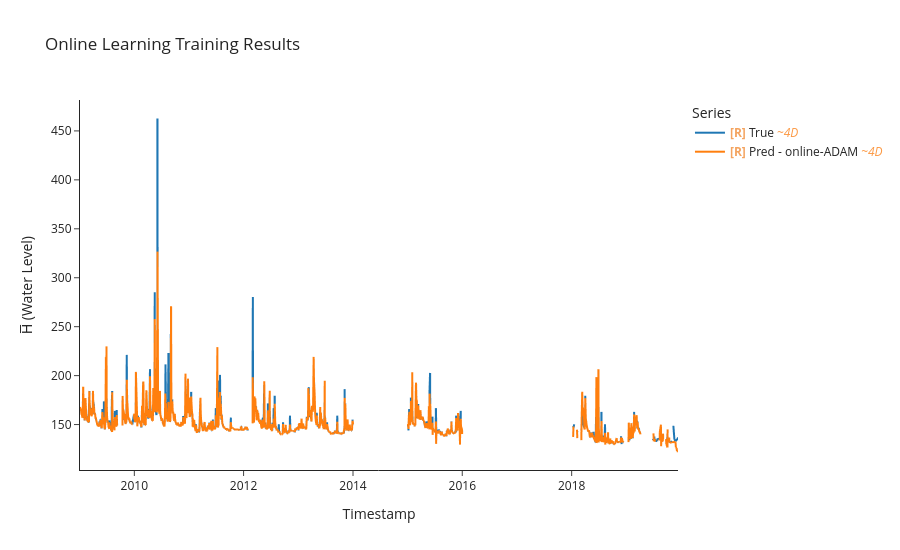

The notebook cell saved with this chart:
### Markdown cell above
## online training using Adam

### Code cell
model, optimizer, criterion = build_mlp(LOOKBACK*N_FEATURES, HORIZON)

y_true, y_pred, time_indices, cutom_adam_batch_losses = uf.train_model_online(model, optimizer,criterion,
                                                                              train_ds, train_df,
                                                                              LOOKBACK, HORIZON, BATCH_SIZE)
#training results
uf.calculate_metrics_and_plot({"online-ADAM": (y_true, y_pred, time_indices)}, 
                              plot_title="Online Learning Training Results",
                              export_metrics= True,
                              export_html= True,
                              export_file_name='results/training/Online Learning Training Results')

### Figure 1 — Plotly figure (JSON) as saved in the notebook; plotly's stock layout.template omitted (floating-point values rounded to 4 significant figures; data arrays with more than 128 entries replaced by an {"elided": "..."} marker saying what was removed)
{"data": [{"hovertemplate": "Legend=True<br>Timestamp=%{x}<br>H̅ (Water Level)=%{y}<extra></extra>", "legendgroup": "True", "line": {"color": "#1f77b4", "dash": "solid", "width": 2}, "marker": {"symbol": "circle"}, "mode": "lines", "name": "<b style=\"color:sandybrown\">[R]</b> True <i style=\"color:#fc9944\">~4D</i>", "showlegend": true, "type": "scattergl", "uid": "70694d9d-c5d3-4c68-8ec0-da917d2a0de9", "x": {"elided": "1011 str values"}, "xaxis": "x", "y": {"elided": "1011 float values"}, "yaxis": "y"}, {"hovertemplate": "Legend=Pred - online-ADAM<br>Timestamp=%{x}<br>H̅ (Water Level)=%{y}<extra></extra>", "legendgroup": "Pred - online-ADAM", "line": {"color": "#ff7f0e", "dash": "solid", "width": 2}, "marker": {"symbol": "circle"}, "mode": "lines", "name": "<b style=\"color:sandybrown\">[R]</b> Pred - online-ADAM <i style=\"color:#fc9944\">~4D</i>", "showlegend": true, "type": "scattergl", "uid": "7d946c58-74c3-4858-ad64-20d055493e3e", "x": {"elided": "1013 str values"}, "xaxis": "x", "y": {"elided": "1013 float values"}, "yaxis": "y"}], "layout": {"height": 550, "legend": {"title": {"text": "Series"}, "tracegroupgap": 0}, "title": {"text": "Online Learning Training Results"}, "xaxis": {"anchor": "y", "domain": [0, 1], "title": {"text": "Timestamp"}}, "yaxis": {"anchor": "x", "domain": [0, 1], "title": {"text": "H̅ (Water Level)"}}}}
